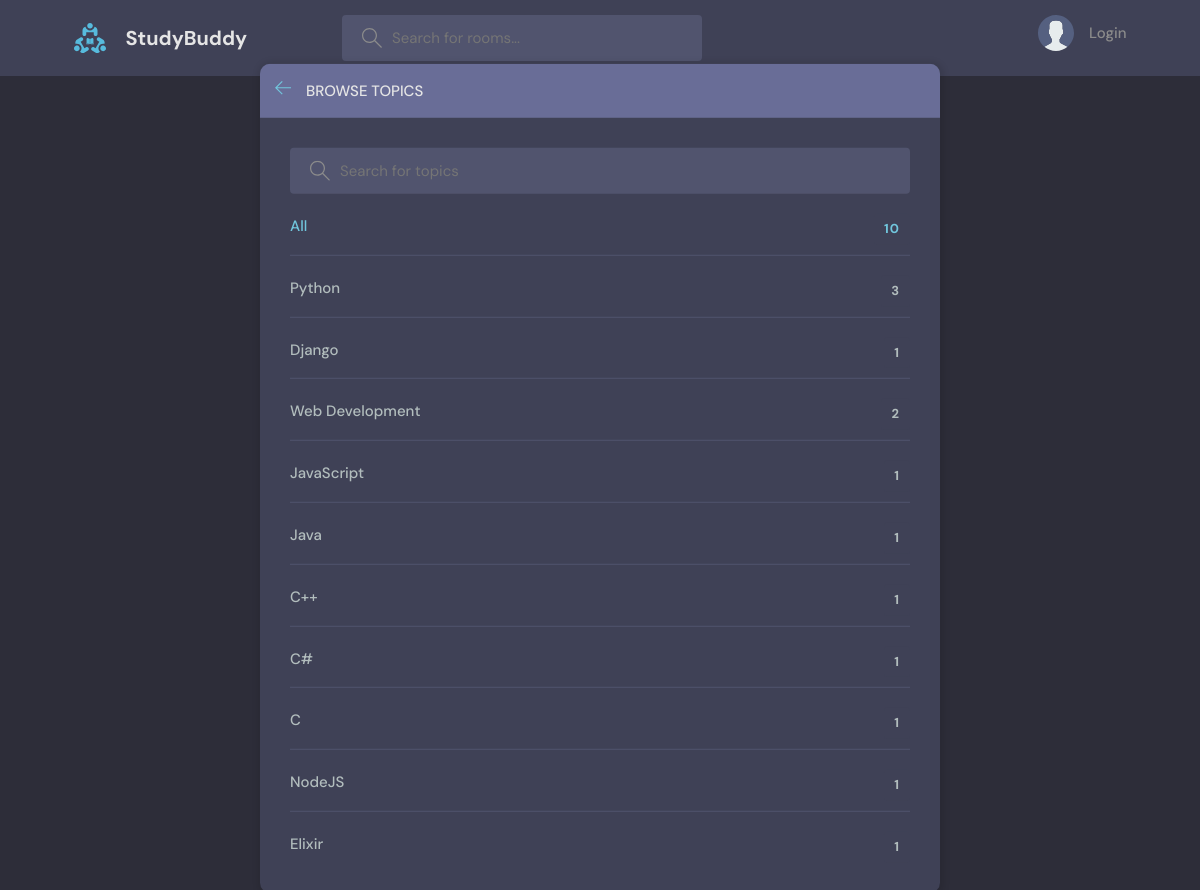
Page /topics/ on the committed database.
### base/models.py (models this page shows, shortened)
class Topic(models.Model):
    name = models.CharField(max_length=200)

### base/views.py (the view)
# urls.py: path("topics/", views.topics, name="topics"),
def topics(request):
    q = request.GET.get('q')
    if q is not None:
        q = q
    else:
        q = ''
    topics = Topic.objects.filter(name__icontains=q)
    return render(request, 'base/topics.html', {"topics": topics})

### base/templates/base/topics.html (shortened to what this page needs)
{% extends 'main.html' %}
{% block content %}
    <main class="create-room layout">
      <div class="container">
        <div class="layout__box">
          <div class="layout__boxHeader">
            <div class="layout__boxTitle">
              <a href="index.html">
                <svg version="1.1" xmlns="http://www.w3.org/2000/svg" width="32" height="32" viewBox="0 0 32 32">
                  <title>arrow-left</title>
                  <path
                    d="M13.723 2.286l-13.723 13.714 13.719 13.714 1.616-1.611-10.96-10.96h27.625v-2.286h-27.625l10.965-10.965-1.616-1.607z"
                  ></path>
                </svg>
              </a>
              <h3>Browse Topics</h3>
            </div>
          </div>
          <div class="topics-page layout__body">
            <form class="header__search" method="GET" action="">
              <label>
                <input name="q" placeholder="Search for topics" />
              </label>
            </form>
            <ul class="topics__list">
              <li>
                <a href="{% url 'topics' %}" class="active">All <span>{{topics.count}}</span></a>
              </li>
              {% for topic in topics %}
              <li>
                <a href="{% url 'home' %}?q={{topic.name}}">{{topic.name}} <span>{{topic.room_set.all.count}}</span></a>
              </li>
              {% endfor %}
            </ul>
          </div>
        </div>
      </div>
    </main>
{% endblock content %}

### templates/main.html (shortened to what this page needs)
<!DOCTYPE html>
{% load static %}
<html lang="en">
  <head>
    <link rel="stylesheet" href="{% static 'styles/style.css' %}" />
  </head>
  <body>
    {% include "navbar.html" %}
    {% block content %}
    {% endblock content %}
  </body>
</html>

### templates/navbar.html (shortened to what this page needs)
{% load static %}
<header class="header header--loggedIn">
    <div class="container">
      <a href="{% url 'home' %}" class="header__logo">
        <img src="{% static 'images/logo.svg' %}" />
        <h1>StudyBuddy</h1>
      </a>
      <form class="header__search" method="GET" action="{% url 'home' %}">
        <label>
          <input name=q placeholder="Search for rooms..." />
        </label>
      </form>
      <nav class="header__menu">
        {% if request.user.is_authenticated %}
        <div class="header__user">
          <a href="{% url 'profile' request.user.id %}">
            <div class="avatar avatar--medium active">
              <img src="https://randomuser.me/api/portraits/men/37.jpg" />
            </div>
            <p>{{request.user.username}}<span>@{{request.user.username}}</span></p>
          </a>
          <button class="dropdown-button">
            <svg version="1.1" xmlns="http://www.w3.org/2000/svg" width="32" height="32" viewBox="0 0 32 32">
              <title>chevron-down</title>
              <path d="M16 21l-13-13h-3l16 16 16-16h-3l-13 13z"></path>
            </svg>
          </button>
        </div>
        {% else %}
        <a href="{% url 'login' %}">
          <img src="./assets/avatar.svg" />
          <p>Login</p>
        </a>
        {% endif %}
      </nav>
    </div>
  </header>

### static/styles/style.css (style rules this page uses)
:root { --color-main: #71c6dd; --color-main-light: #e1f6fb; --color-dark: #3f4156; --color-dark-medium: #51546e; --color-dark-light: #696d97; --color-light: #e5e5e5; --color-gray: #8b8b8b; --color-light-gray: #b2bdbd; --color-bg: #2d2d39; --color-success: #5dd693; --color-error: #fc4b0b; }
* { font-family: "DM Sans", -apple-system, BlinkMacSystemFont, "Segoe UI", Roboto, Oxygen, Ubuntu, Cantarell, "Open Sans", "Helvetica Neue", sans-serif; margin: 0; padding: 0; box-sizing: border-box; text-rendering: optimizeLegibility; font-size: inherit; }
html { font-size: 56.25%; }
@media only screen and (min-width: 1200px) { html { font-size: 62.5%; } }
body { line-height: 1.6; font-weight: 400; font-size: 1.5rem; color: var(--color-light-gray); background-color: var(--color-bg); min-height: 100vh; }
img { width: 100%; }
a { display: inline-block; color: var(--color-main); text-decoration: none; }
.container { max-width: 120rem; width: 90%; margin: auto; }
.header { padding: 1.5rem; background-color: var(--color-dark); }
.header>.container { display: flex; gap: 9.5rem; }
.header__logo, .header__user { display: flex; gap: 2rem; align-items: center; }
.header__logo>img { height: 3.2rem; width: 3.2rem; }
.header__logo>h1 { font-weight: 700; font-size: 2rem; color: var(--color-light); }
.header__search>label { background-color: var(--color-dark-medium); padding: 1.3rem 1rem; display: flex; align-items: center; gap: 1rem; border-radius: 4px; }
.header__search svg { fill: var(--color-gray); width: 2rem; height: 2rem; margin-left: 1rem; }
.header__search input { width: 30rem; background: transparent; border: none; outline: none; color: var(--color-light); }
.header__menu { margin-left: auto; position: relative; }
.header__menu a { display: flex; gap: 1.5rem; align-items: center; font-weight: 500; text-decoration: none; color: var(--color-gray); }
.header__menu img { height: 3.6rem; }
.header__menu p { line-height: 1.2; }
.layout { margin-top: 2.4rem; }
.layout>.container { display: flex; justify-content: space-between; align-items: flex-start; }
.layout__box { width: 90%; max-width: 48rem; min-height: 40rem; position: absolute; top: 50%; left: 50%; transform: translate(-50%, -46%); background-color: var(--color-dark); border-radius: 1rem; box-shadow: 1px 1px 6px 3px rgba(0, 0, 0, 0.1); overflow: hidden; }
.layout__boxHeader { display: flex; padding: 1.5rem; background-color: var(--color-dark-light); }
.layout__boxTitle { display: flex; gap: 1.5rem; align-items: center; }
.layout__boxTitle h3 { text-transform: uppercase; font-weight: 500; color: var(--color-light); }
.layout__boxTitle svg { width: 1.6rem; height: 1.6rem; fill: var(--color-main); }
.layout__body { margin: 3rem; }
.topics__list { list-style: none; }
.topics__list li a { display: flex; justify-content: space-between; margin-bottom: 3rem; font-weight: 500; color: var(--color-light-gray); transition: all 0.3s ease-in-out; }
.topics__list li a.active, .topics__list li a:hover { color: var(--color-main); }
.topics__list li a span { padding: 0.5rem 1rem; background-color: var(--color-dark); border-radius: 3px; font-size: 1.3rem; font-weight: 700; letter-spacing: 1px; }
.topics-page .topics__list li:not(:last-child) a { margin: 2rem 0; padding-bottom: 1rem; text-decoration: none; border-bottom: 1px solid var(--color-dark-medium); }
.topics-page .header__search { display: block; }
.create-room.layout .layout__box { max-width: 68rem; }

### rows in the picture
Topic: name "Python", room_set.all.count "3"
Topic: name "Django", room_set.all.count "1"
Topic: name "Web Development", room_set.all.count "2"
Topic: name "JavaScript", room_set.all.count "1"
Topic: name "Java", room_set.all.count "1"
Topic: name "C++", room_set.all.count "1"
Topic: name "C#", room_set.all.count "1"
Topic: name "C", room_set.all.count "1"
Topic: name "NodeJS", room_set.all.count "1"
Topic: name "Elixir", room_set.all.count "1"

### other values in the picture
{{ topics.count }} "10"
